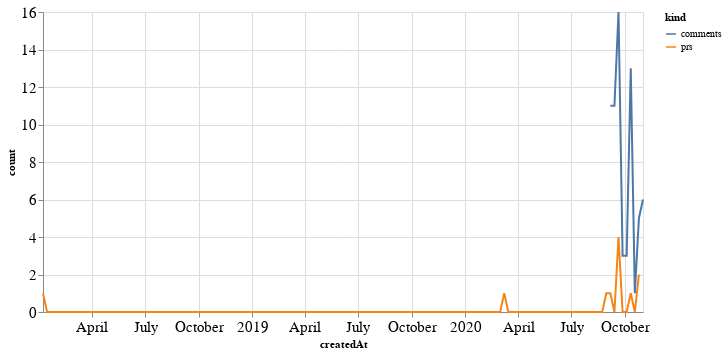

Notebook code for this chart:
### Code cell
alt.Chart(total_time, width=600).mark_line().encode(
    x='createdAt',
    y='count',
    color='kind'
)

### Figure 1 — Vega-Lite specification as saved in the notebook (floating-point values rounded to 4 significant figures; data arrays with more than 128 entries replaced by an {"elided": "..."} marker saying what was removed)
{"config": {"axisLeft": {"labelFontSize": 15}, "axisBottom": {"labelFontSize": 15}}, "data": {"name": "data-b1470572b06685699c46ae2f4127db2c"}, "mark": "line", "encoding": {"color": {"type": "nominal", "field": "kind"}, "x": {"type": "temporal", "field": "createdAt"}, "y": {"type": "quantitative", "field": "count"}}, "width": 600, "$schema": "https://vega.github.io/schema/vega-lite/v4.8.1.json", "datasets": {"data-b1470572b06685699c46ae2f4127db2c": {"elided": "296 records"}}}
